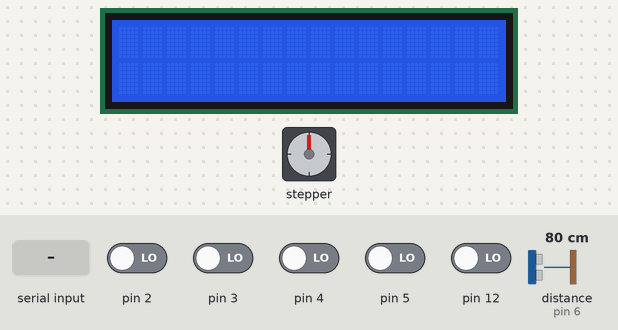
Bench run of a sketch on a simulated Arduino Uno, built with avr-gcc and run on an emulated ATmega328P. Parts: 16×2 character LCD, stepper motor. Wiring (inferred from the names in the program): ultrasonic range finder: trigger pin 7; echo pin 6. The inputs (shaded band) are chosen by the test bench; at power-on: pin 2–5, pin 12 LOW, distance to the obstacle (sensor on pin 6) 80 cm. The echo pulse lasts 58.3 µs per cm; stepper angles assume 2048 steps per turn; what the sketch prints to the serial monitor is not drawn.

Above: at 1.2 s.
1.3 s: pin 3 driven HIGH
At 1.48 s:
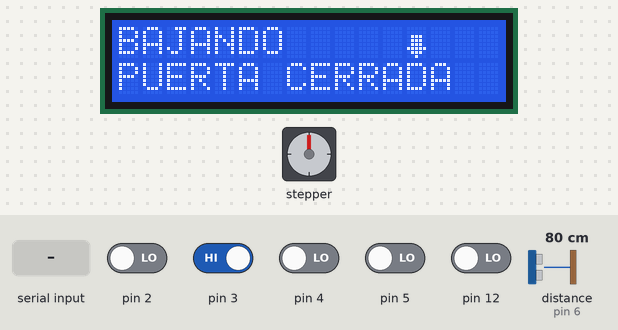
3.7 s: distance to the obstacle (sensor on pin 6) set to 2 cm
At 4.19 s:
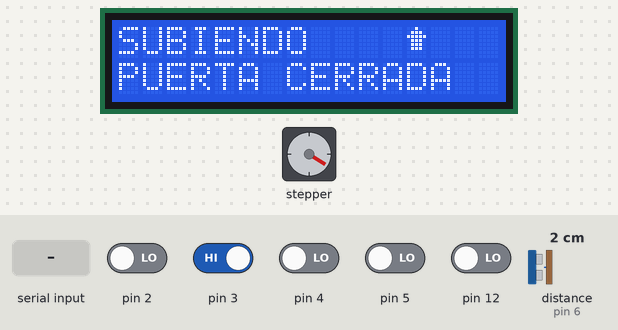
6.1 s: pin 2 driven HIGH
At 6.6 s:
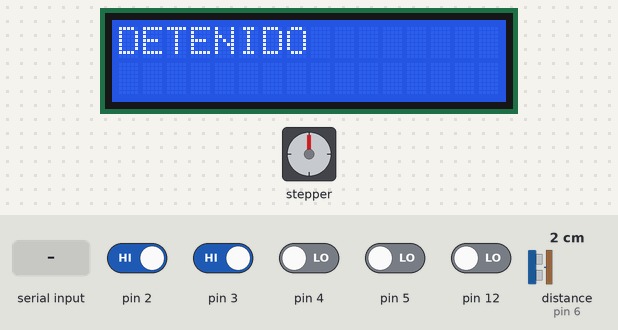
7.6 s: "6\n" received over Serial
At 8.3 s:
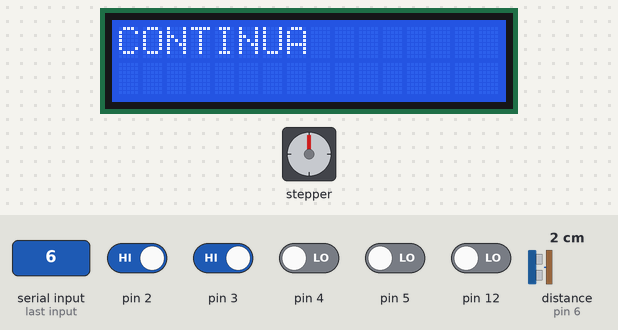
10.6 s: distance to the obstacle (sensor on pin 6) set to 18 cm
At 11.0 s:
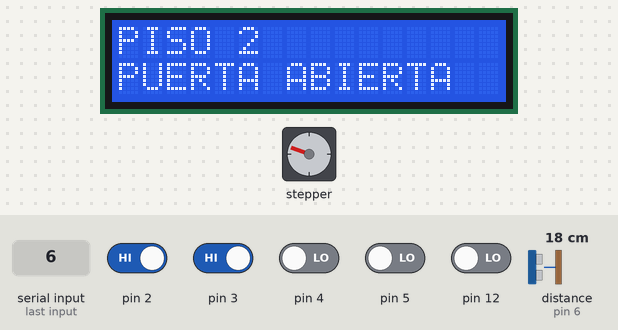
12.6 s: pin 4 driven HIGH
At 13.26 s:
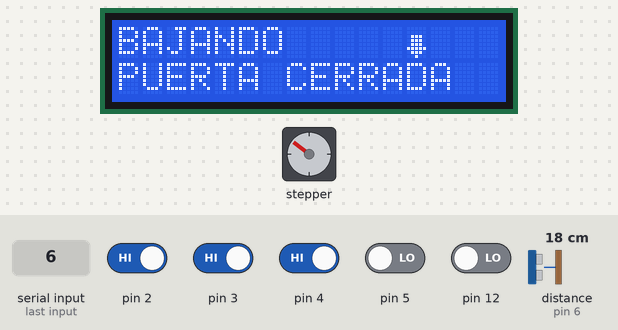
Timing chart, 0 to 18.8 s (numbered marks = the images above; inputs shaded):
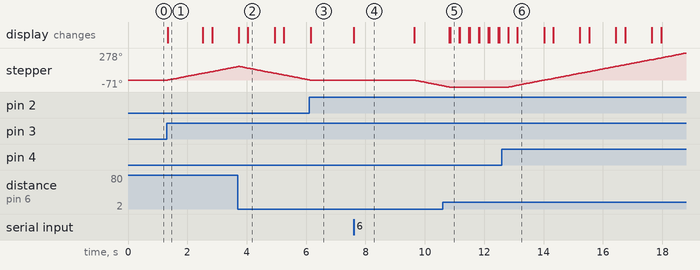

Measured:
- after the input at 1.3 s, stepper: keeps turning clockwise at about 59°/s, starting at once; the display: changes at once (image 1)
- after the input at 3.7 s, the display: first differs from a run without the input after 0.34 s (image 2)
- after the input at 6.1 s, stepper: goes on until 6.1 s, then stays 0°; the display: changes after 0.06 s (image 3)
- after the input at 7.6 s, stepper: keeps turning counter-clockwise at about 61°/s, starting after 2.0 s; the display: changes at once (image 4)
- after the input at 10.6 s, stepper: goes on until 10.8 s, then stays -71°; the display: first differs from a run without the input after 0.25 s (image 5)
- after the input at 12.6 s, stepper: keeps turning clockwise at about 59°/s, starting after 0.23 s
- what the display in image 4 shows lasts 2.0 s, from 7.6 s to 9.6 s

The sketch:

REPROGRAMACION_ELEVADOR.ino
```cpp
/*
  Tecnológico Nacional de México

  Instituto Tecnológico de Pachuca

  Ingeniería en Sistemas Computacionales

  Materia: Sistemas Programables
  Practica: Elevador Arduino

  ALUMNO:
  Bautista Arreola Esteban Misael

  Version: Finalizada
  Comentarios: Elevador funcional, cuenta con 5 botones, 4 para subir entre los pisos segun sean seleccionados
  y 1 denominado el boton de panico, el cual al ser activado pasa al operador el permiso de poder mover el
  elevador si es deseado, unicamente si hace sesion en la interfaz de otro archivo de python ya creado.
  Puede moverlo de forma entre pisos directamente o por pasos.

  25/Mayo/2023
*/

#include <Wire.h>  // Librería de comunicación por I2C
#define Pecho 6    // Pecho conectado al pin 6 (Sensor de proximidad)
#define Ptrig 7    // Trigger conectado al pin 7 (Sensor de Proximidad)
#include <LiquidCrystal_I2C.h>  // Librería para LCD por I2C
#include <Stepper.h>            // Librería para comunicación con el motor

LiquidCrystal_I2C lcd(0x3f, 16, 2);  // Lectura para el LCD

//DIBUJOS PARA EL LCD
byte Flecha_A[8] = {  // Se dibuja una flecha hacia arriba
  0b00100,
  0b01110,
  0b11111,
  0b01110,
  0b01110,
  0b01110,
  0b00000,
  0b00000
};
byte Flecha_B[8] = {  // Se dibuja una flecha hacia abajo
  0b00000,
  0b00000,
  0b01110,
  0b01110,
  0b01110,
  0b11111,
  0b01110,
  0b00100
};


int stepsPerRevolution = 2048;                        // Pasos para de una vuelta completa
int motSpeed = 10;                                    // Velocidad del motor
Stepper myStepper(stepsPerRevolution, 8, 10, 9, 11);  // Declaración del motor

int t;    // Guardamos el valor del sensor ultrasónico
int dis;  // Para guardar el valor en cm

//Estados de los botones inicializados en 0
int estado1 = 0;
int estado2 = 0;
int estado3 = 0;
int estado4 = 0;

int banderaAlto = true; // Valor para entrar a la función independiente del elevador o cambiarlo al modo operador

int alturaPisos[] = { 3, 10, 17, 24 }; // Distancia a la que esta cada piso
int selecPiso;  // Variable para seleccionar el piso con los botones
int Piso;       // Variable para seleccionar piso en modo operador
bool mover;    // Variable para permitir que el operador mueva el elevador
bool mover_man;
bool aviso_detenido;
String puerta=" ";
String puerta_2=" ";

//COMIENZA EL SETUP*********************************************************
void setup() {
  // DISPLAY
  lcd.init();       // Iniciar el Display
  lcd.backlight();  // Fondo del Display
  lcd.clear();      // Se limpia la pantalla LCD
  lcd.createChar(0, Flecha_A);
  lcd.createChar(1, Flecha_B);
  myStepper.setSpeed(motSpeed);  // VELOCIDAD MOTOR
  Serial.begin(9600);

  //Iniciar el Sensor
  pinMode(Pecho, INPUT);   // Pin 6 como entrada
  pinMode(Ptrig, OUTPUT);  // Pin 7 como salida

  //BOTONES
  pinMode(5, INPUT);
  pinMode(4, INPUT);
  pinMode(3, INPUT);
  pinMode(12, INPUT);
  attachInterrupt(digitalPinToInterrupt(2), boton_paro, CHANGE);  // Botón de panico
}
//TERMINA EL SETUP*****************************************************

//COMIENZA EL LOOP------------------------------------------------------
void loop() {
  if (banderaAlto) { // Si es verdadero entra y da acceso a los botones para moverlo independientemente

    digitalWrite(Ptrig, LOW);
    digitalWrite(Ptrig, HIGH);  // Pulso trigger de 10ms
    digitalWrite(Ptrig, LOW);

    //Botones
    estado1 = digitalRead(5);
    estado2 = digitalRead(4);
    estado3 = digitalRead(3);
    estado4 = digitalRead(12);

    //FUNCIONES PARA ELEGIR EL PISO Y DETECTAR LA DISTANCIA
    escogerPiso();
    distancia();
    //CONDICIONES DE PISOS
    if (dis == alturaPisos[selecPiso - 1] && selecPiso != 0) {// DETENER EL ELEVADOR
      puerta="ABIERTA ";
      alto();
      apagado();
    }

    if (dis < alturaPisos[selecPiso - 1] && selecPiso != 0) {// SUBIR EL ELEVADOR
      puerta="CERRADA ";
      subir();
    }

    if (dis > alturaPisos[selecPiso - 1] && selecPiso != 0) {// BAJAR EL ELEVADOR
      puerta="CERRADA ";
      bajar();
    }

  } else {
      aviso_detenido;
      while(aviso_detenido){
      lcd.setCursor(0, 0);
      lcd.print("DETENIDO");  // Mensaje a despegar en el Display
      Serial.print("DETENIDO ");
      Serial.print(puerta);
      Serial.print(dis);
      Serial.print("cm");
      Serial.println();
      selecPiso = 0;
      aviso_detenido = false;
      delay(1000);
      }

    // SI PRESIONA M PERMITE AL OPERADOR MOVER EL ELEVADOR (OPERADOR)
    mover;
    while (mover) {
      escogerPiso_Operador();
      distancia();
      if (dis == alturaPisos[selecPiso - 1] && selecPiso != 0) {// DETENER EL ELEVADOR
        alto();
        apagado();
      }
      if (dis < alturaPisos[selecPiso - 1] && selecPiso != 0) {// SUBIR EL ELEVADOR
        subir();
      }
      if (dis > alturaPisos[selecPiso - 1] && selecPiso != 0) {// BAJAR EL ELEVADOR
        bajar();
      }
      if (Piso == 6) {  // SI PRESIONA LA TECLA C TODO EL FUNCIONAMIENTO DEL ELEVADOR VUELVE A SU FUNCION NORMAL (OPERADOR-ELEVADOR)
        lcd.setCursor(0, 0);
        lcd.print("CONTINUA");  // Mensaje a despegar en el Display
        Serial.print("CONTINUA ");
        Serial.print(puerta);
        Serial.print(dis);
        Serial.print("cm");
        Serial.println();
        mover=false;
        banderaAlto = true; // Vuelve a ser true para operar normalmente
        delay(2000);
      }
      if (Piso == 7) {// SI SE PRESIONA EL 9 SALE DE LA FUNCION DE MOVER EL ELEVADOR DE FORMA AUTOMÁTICA
        mover = false;
      }
      if (Piso == 8){
        puerta="CERRADA ";
        puerta_2=puerta;
      }
      if (Piso == 9){
        puerta="ABIERTA ";
        puerta_2=puerta;
      }
    }
    char manual = Serial.read();
    distancia();
    if (manual == 'S') {  // SI PRESIONA LA TECLA S TODO EL FUNCIONAMIENTO DEL ELEVADOR SE HACE MANUAL PARA SUBIR (OPERADOR)
      subir_man();
    }
    if (manual == 'B') {  // SI PRESIONA LA TECLA B TODO EL FUNCIONAMIENTO DEL ELEVADOR SE HACE MANUAL PARA BAJAR (OPERADOR)
      bajar_man();
    }
    if (manual == 'A'){   // SI PRESIONA LA TECLA A TODO EL FUNCIONAMIENTO DEL ELEVADOR VUELVE A SER AUTOMÁTICO (OPERADOR)
      mover=true;
    }
    if (manual == 'J'){
        puerta="CERRADA ";
    }
    if (manual == 'O'){
        puerta="ABIERTA ";
    }
    if (manual == 'C') {  // SI PRESIONA LA TECLA C TODO EL FUNCIONAMIENTO DEL ELEVADOR VUELVE A SU FUNCION NORMAL (OPERADOR-ELEVADOR)
      lcd.setCursor(0, 0);
      lcd.print("CONTINUA");  // Mensaje a despegar en el Display
      Serial.print("CONTINUA ");
      Serial.print(puerta);
      Serial.print(dis);
      Serial.print("cm");
      Serial.println();
      banderaAlto = true; // Vuelve a ser true para operar normalmente
      delay(2000);
    }
  }
}
//TERMINA EL LOOP--------------------------------------------------

//COMIENZAN LAS FUNCIONES++++++++++++++++++++++++++++++++++++++++++++

//FUNCIÓN PARA ELEGIR EL PISO CON LOS BOTONES
void escogerPiso() {
  if (estado1 == HIGH) {
    selecPiso = 1;
    return selecPiso;
  }
  if (estado2 == HIGH) {
    selecPiso = 2;
    return selecPiso;
  }
  if (estado3 == HIGH) {
    selecPiso = 3;
    return selecPiso;
  }
  if (estado4 == HIGH) {
    selecPiso = 4;
    return selecPiso;
  }
}

//FUNCIÓN UNICAMENTE CUANDO SE PRESIONA EL BOTÓN DE PARO Y EL ELEVADOR PASA A SER DIRIGIDO POR EL OPERADOR
void escogerPiso_Operador() {
  Piso = Serial.parseInt();
  if (Piso == 1) {
    selecPiso = 1;
    return selecPiso;
  }
  if (Piso == 2) {
    selecPiso = 2;
    return selecPiso;
  }
  if (Piso == 3) {
    selecPiso = 3;
    return selecPiso;
  }
  if (Piso == 4) {
    selecPiso = 4;
    return selecPiso;
  }
}

//FUNCIÓN PARA CALCULAR LA DISTANCIA E IMPRIMIR
void distancia() {
  digitalWrite(Ptrig, HIGH);
  delayMicroseconds(10);  // Enviamos un pulso de 10us
  digitalWrite(Ptrig, LOW);

  t = pulseIn(Pecho, HIGH);  // Obtenemos el ancho del pulso
  dis = t / 58;
}

//FUNCIÓN PARA APAGAR EL MOTOR
void apagado() {
  digitalWrite(11, LOW);
  digitalWrite(10, LOW);
  digitalWrite(9, LOW);
  digitalWrite(8, LOW);
}

//FUNCIÓN PARA DETENER EL ELEVADOR AUNQUE ESTE EN MOVIMIENTO
void boton_paro() {
  banderaAlto = false;
  mover = true;
  mover_man = true;
  aviso_detenido = true;
}

//FUNCIÓN PARA DETENER EL ELEVADOR
void alto() {
  lcd.clear();
  lcd.setCursor(0, 1);
  lcd.print("PUERTA "+puerta);

  lcd.display();
  if (dis == 3) {
    lcd.setCursor(0, 0);
    lcd.print("PLANTA BAJA");
    lcd.display();
    Serial.print("PLANTA BAJA ");
    Serial.print(puerta);
    Serial.print(dis);
    Serial.print("cm");
    Serial.println();
    delay(300);
    lcd.clear();
  }
  if (dis == 10) {
    lcd.setCursor(0, 0);
    lcd.print("PISO 1");
    lcd.display();
    Serial.print("PISO 1 ");
    Serial.print(puerta);
    Serial.print(dis);
    Serial.print("cm");
    Serial.println();
    delay(300);
    lcd.clear();
  }
  if (dis == 17) {
    lcd.setCursor(0, 0);
    lcd.print("PISO 2");
    lcd.display();
    Serial.print("PISO 2 ");
    Serial.print(puerta);
    Serial.print(dis);
    Serial.print("cm");
    Serial.println();
    delay(300);
    lcd.clear();
  }
  if (dis == 24) {
    lcd.setCursor(0, 0);
    lcd.print("PISO 3");
    lcd.display();
    Serial.print("PISO 3 ");
    Serial.print(puerta);
    Serial.print(dis);
    Serial.print("cm");
    Serial.println();
    delay(300);
    lcd.clear();
  }
}

//FUNCION PARA SUBIR EL ELEVADOR
void subir() {
  Serial.print("SUBIENDO ");
  Serial.print(puerta);
  Serial.print(dis);
  Serial.print("cm");
  Serial.println();
  lcd.setCursor(0, 0);          // Ubica cursor en columna 0 y linea 0
  lcd.print("SUBIENDO");        // Escribe texto
  lcd.setCursor(12, 0);
  lcd.write(0);                // Muestra el texto
  lcd.setCursor(0, 1);          // Ubica cursor en columna 0 y linea 1
  lcd.print("PUERTA "+puerta);  // Escribe texto
  myStepper.step(-400);
  lcd.clear();
}

//FUNCION PARA BAJAR EL ELEVADOR
void bajar() {
  Serial.print("BAJANDO ");
  Serial.print(puerta);
  Serial.print(dis);
  Serial.print("cm");
  Serial.println();
  lcd.setCursor(0, 0);          // Ubica cursor en columna 0 y linea 0
  lcd.print("BAJANDO");        // Escribe texto
  lcd.setCursor(12, 0);
  lcd.write(1);                // Muestra el texto
  lcd.setCursor(0, 1);          // Ubica cursor en columna 0 y linea 1
  lcd.print("PUERTA "+puerta); // Escribe texto
  myStepper.step(400);
  lcd.clear();
}
//FUNCION PARA SUBIR EL ELEVADOR DE MANERA MANUAL
void subir_man() {
  Serial.print("SUBIENDO ");
  Serial.print(puerta);
  Serial.print(dis);
  Serial.print("cm");
  Serial.println();
  lcd.setCursor(0, 0);          // Ubica cursor en columna 0 y linea 0
  lcd.print("SUBIENDO");        // Escribe texto
  lcd.setCursor(12, 0);
  lcd.write(0);                // Muestra el texto
  lcd.setCursor(0, 1);          // Ubica cursor en columna 0 y linea 1
  lcd.print("PUERTA "+puerta);  // Escribe texto
  myStepper.step(-100);
  lcd.clear();
}

//FUNCION PARA BAJAR EL ELEVADOR DE MANERA MANUAL
void bajar_man() {
  Serial.print("BAJANDO ");
  Serial.print(puerta);
  Serial.print(dis);
  Serial.print("cm");
  Serial.println();
  lcd.setCursor(0, 0);          // Ubica cursor en columna 0 y linea 0
  lcd.print("BAJANDO");        // Escribe texto
  lcd.setCursor(12, 0);
  lcd.write(1);                // Muestra el texto
  lcd.setCursor(0, 1);          // Ubica cursor en columna 0 y linea 1
  lcd.print("PUERTA "+puerta); // Escribe texto
  myStepper.step(100);
  lcd.clear();
}
```
